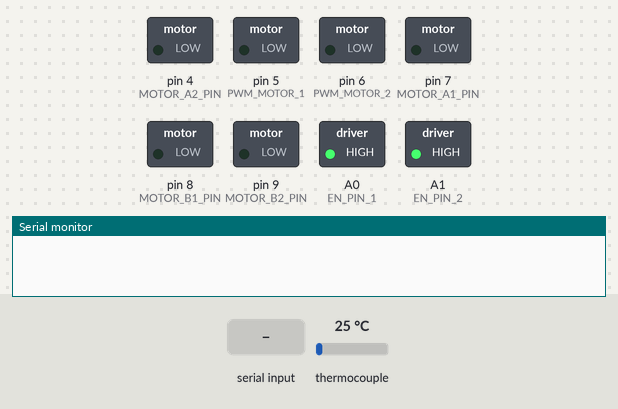
Simulated run of this sketch. Board: Arduino Uno, built with avr-gcc and run on an emulated ATmega328P. On the bench: switched loads named in the sketch (green lamp = pin HIGH), the last lines printed to the serial monitor. The inputs (shaded band) are chosen by the test bench; at power-on: thermocouple 25 °C.

Above: at 1.7 s.
1.8 s: "1\n" received over Serial
At 2.8 s:
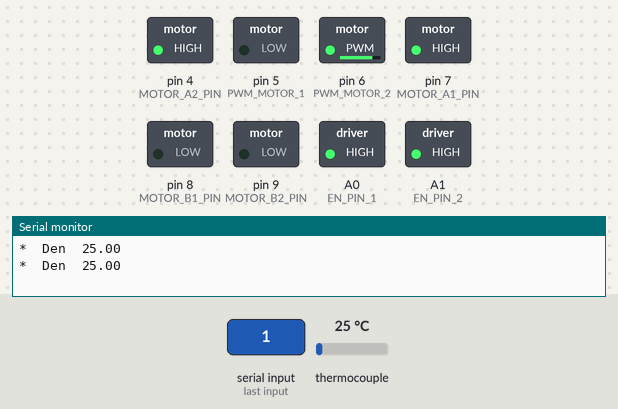
3.3 s: thermocouple set to 87 °C
4.8 s: thermocouple set to 93 °C
At 5.2 s:
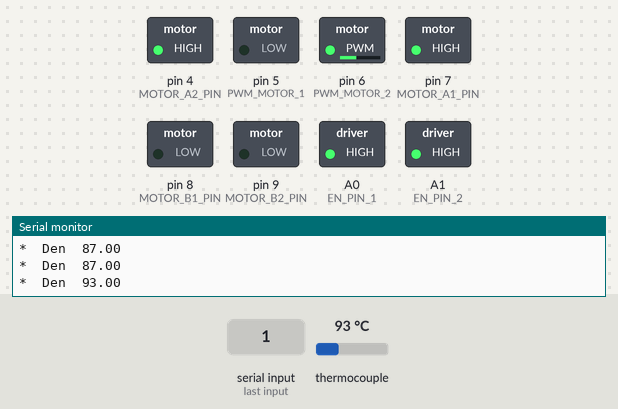
7.8 s: thermocouple set to 150 °C
At 9.0 s:
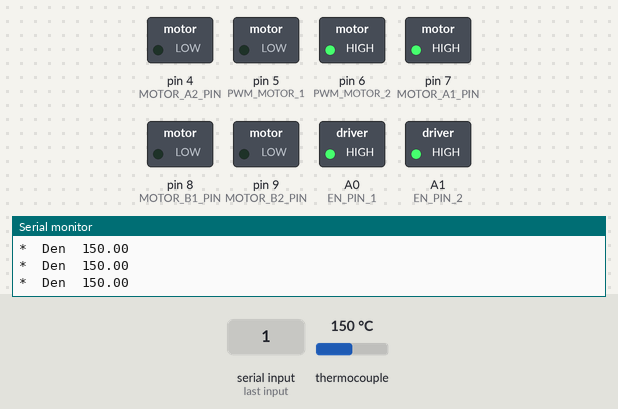
9.3 s: thermocouple set to 104 °C
10.8 s: thermocouple set to 100 °C
At 11.6 s:
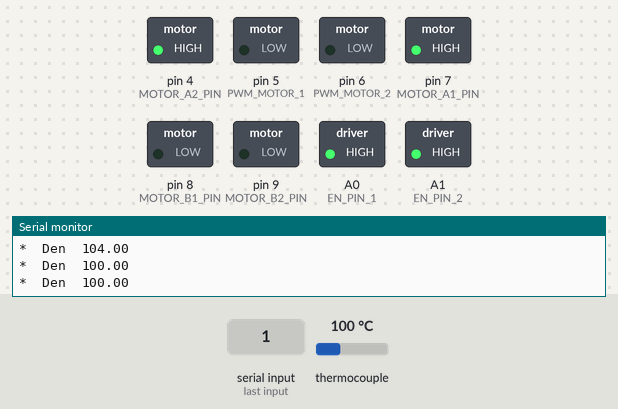
Timing chart, 0 to 42.4 s (numbered marks = the images above; inputs shaded):
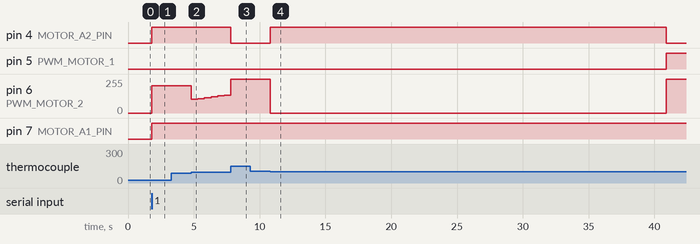

Measured:
- the behaviour switches between 92 and 93 °C on thermocouple (found by bisection; images 1 and 2)
- the behaviour switches between 101 and 100 °C on thermocouple (found by bisection; images 3 and 4)
- after the input at 1.8 s, pin 4 (MOTOR_A2_PIN), pin 7 (MOTOR_A1_PIN): LOW → HIGH at once; pin 6 (PWM_MOTOR_2): 0/255 → 204/255 at once
- after the input at 4.8 s, pin 6 (PWM_MOTOR_2): 204/255 → 102/255 at once, → 108/255 0.50 s later, → 115/255 0.50 s later, → 121/255 0.50 s later, … (6 changes in this stretch)
- after the input at 7.8 s, pin 4 (MOTOR_A2_PIN): HIGH → LOW at once
- after the input at 10.8 s, pin 4 (MOTOR_A2_PIN): LOW → HIGH at once, → LOW 30.1 s later; pin 5 (PWM_MOTOR_1): LOW → HIGH after 30.1 s; pin 6 (PWM_MOTOR_2): 255/255 → 0/255 at once, → 255/255 30.1 s later

The sketch:

Thermal_Cycling_Ali.ino
```cpp
//MOTOR_2 is thermoelectric element & MOTOR_1 is the fan

#include "max6675.h"

// for taking picture
#define SHUTTER_PIN A4
#define FOCUS_PIN A5
// to set cooling and heating mode
#define cool    1
#define heat    2
//MOTOR 2 (Peltier)---> these two variables determine the direction of heating and cooling in peltier (0 1 or 1 0)
#define MOTOR_A1_PIN 7
#define MOTOR_B1_PIN 8

//MOTOR 1 (Fan)---> these two variables determine the direction of rotation in fan (0 1 or 1 0)
#define MOTOR_A2_PIN 4
#define MOTOR_B2_PIN 9

// PWM for determining input power to motors
#define PWM_MOTOR_1 5
#define PWM_MOTOR_2 6

// to enable motor drivers  ??????????????????????????????????????????????????????????????????????
#define EN_PIN_1 A0
#define EN_PIN_2 A1

// nominating motors
#define MOTOR_1 0
#define MOTOR_2 1

// define stages (denaturation:1 annealing:2 extension:3)
#define denaturation   1
#define annealing      2
#define extension      3

int   N_cycle=40,            // number of total cycles
      stage=1;               // contains (denaturation=1 or annealing=2 or extension=3) to determine in which stage we are
short mode;                  // heat or cool modes (heat:2  &  cool:1)
float f=0.6;                // contains cooling or heating power coefficient
float f_cooling = 1;         // cooling power coefficient
float f_heating = 0.8;       // heating power coefficient
float temp_dena=95,
      temp_anneal=60,
      temp_exten=65,
      temp_read,             // read temperature from sensor

      timeholder,                 // time variable in each stage
      time_preden=000,         // desired time for predenaturation
      time_dena=30000,            // desired time for denaturation
      time_anneal=0,          // desired time for annealing
      time_exten=30000,           // desired time for extension
      time_postexten=0,      // desired time for post extension

      t_fluc=2.0,
      t_cntrl=2.0,

      integral_dena=0,            // integral of error in denaturation stage for PID
      diff_dena,                  // derivative of error in denaturation stage for PID

      integral_anneal=0,          // integral of error in annealing stage for PID
      diff_anneal,                // derivative of error in annealing stage for PID

      integral_exten=0,           // integral of error in extension stage for PID
      diff_exten,                 // derivative of error in extension stage for PID

      /*K_P0=27.94,                    // PID coefficients in denaturation
      K_I0=3.5,
      K_d0=0,*/

      K_P0=60,                    // PID coefficients in denaturation
      K_I0=4,
      K_d0=0,

      K_P1=50,                    // PID coefficients in annealing
      K_I1=1.5,
      K_d1=0,

      K_P2=25,                    // PID coefficients in extension
      K_I2=1.5,
      K_d2=0,

      error_0[2],                 // Error for PID in denaturation
      error_1[2],                 // Error for PID in annealing
      error_2[2],                 // Error for PID in extension

      lowerlimit=-5,              // temperature limits for control
      upperlimit=2,

      time_0,
      drive_0,                    // motor driver signal
      time_1,
      drive_1,
      time_2,
      drive_2;

int iter=1;           // cycle number

// for reading temperature from Max6675
int thermoDO = 12;
int thermoCS = 10;
int thermoCLK = 11;
MAX6675 ktc(thermoCLK, thermoCS, thermoDO);

//-----------------------------------------------------------------------------------------------------------------------------------------------
void setup() {
  pinMode(MOTOR_A1_PIN, OUTPUT);
  pinMode(MOTOR_B1_PIN, OUTPUT);

  pinMode(MOTOR_A2_PIN, OUTPUT);
  pinMode(MOTOR_B2_PIN, OUTPUT);

  pinMode(PWM_MOTOR_1, OUTPUT);
  pinMode(PWM_MOTOR_2, OUTPUT);

  pinMode(EN_PIN_1, OUTPUT);
  pinMode(EN_PIN_2, OUTPUT);

  pinMode(SHUTTER_PIN,INPUT);
  pinMode(FOCUS_PIN,INPUT);

  Serial.begin(9600);

  delay(500);
  digitalWrite(EN_PIN_1, HIGH);
  digitalWrite(EN_PIN_2, HIGH);

  error_0[0]=0;
  error_1[0]=0;
  error_2[0]=0;

  /*Serial.print("\t\t********Denaturation Temp: ");
  Serial.print(temp_dena);
  Serial.print("**********\n");
  Serial.print("\t\t********Annealing Temp: ");
  Serial.print(temp_anneal);
  Serial.print("**********\n");
  Serial.print("\t\t********Extension Temp: ");
  Serial.print(temp_exten);
  Serial.print("**********\n");*/

}
//-------------------------------------------------------------------------------------------------------------------------------------------------
void loop()
{
  while(Serial.available()==0){}
  if (iter<=N_cycle)
   {
      motorGo(MOTOR_1,heat,0);
      denaturation_fun();
     // stage=2;             // change stage to annealing
     // annealing_fun();
      motorGo(MOTOR_1,heat,f_cooling*255);
      stage=3;               // change stage to extension
      extension_fun();
      stage=1;               // change stage to denaturation for next cycle
    }
  /*else
    {
      Serial.print("All ");
      Serial.print(N_cycle);
      Serial.print(" have been done successfully!\n");
    }*/
}
//------------------------------------------------------------------------------------------------------------------------------------------------------------------
void denaturation_fun()
{
  error_0[0]=0;
  integral_dena=0;
  while (stage==denaturation)
  {
    if(iter==1) timeholder=time_preden+time_dena;
    else timeholder=time_dena;
    mode=heat;
    f = f_heating;
    temp_read=ktc.readCelsius();
    error_0[1]=temp_dena-temp_read;

    //Serial.print(millis());
    //if (iter>1) Serial.print("\tDen\t");
    //else Serial.print("\tpreDen\t");
    Serial.print("*\t");
    Serial.print("Den\t");
    Serial.print(temp_read);
    if (error_0[1]>upperlimit)            // heat with max power
      {
      integral_dena=0;
      diff_dena=0;
      drive_0=255;
      time_0=millis();

      }
    else if(error_0[1]<lowerlimit)        //Emergency Cooling (cooling with max power)
      {
        drive_0=255;
        mode=cool;
        f = f_cooling;
        time_0=millis();

      }
    else if (millis()-time_0<timeholder)
      {
        if(error_0[1]>t_fluc){time_0=millis();}
        integral_dena=integral_dena+error_0[1];
        diff_dena=error_0[1]-error_0[0];
        drive_0=K_P0*error_0[1]+K_I0*integral_dena+K_d0*diff_dena;

      }
    else
      {
        stage=2;
      }
    if (drive_0>255) {drive_0=255;}
    if (drive_0<0) {drive_0=0;}
    motorGo(MOTOR_2,mode,f*drive_0);
    //Serial.print("\t");
    //Serial.print(f*drive_0);
    //Serial.print("\t mode : ");
    //Serial.print(mode);
    //Serial.print("\tcycle : ");
    //Serial.print(iter);
    //Serial.print("\t*");
    Serial.print("\n");
    delay(500);
    error_0[0]=error_0[1];
   }
  drive_0=0;
}

//------------------------------------------------------------------------------------------------------------------------------------------------------------------
void annealing_fun()
{
//   motorGo(MOTOR_2, BRAKE,drive_0);
//   motorGo(MOTOR_1, cool,190);
//  Annealing
//   while (ctrl_1==1) {/*anneal1*/
//     mode=cool;
//     f = f_cooling;
//     //motorGo(MOTOR_1, heat,255);
//   temp_read=ktc.readCelsius();
//   error_1[1]=temp_read-temp_anneal;
//   Serial.print(millis());
//   Serial.print("\tAneal1\t");
//   Serial.print(temp_read);
//    if (error_1[1]>t_fluc){
//     drive_1=255;
//       motorGo(MOTOR_2, mode,f*drive_1);
//    } else {
//     ctrl_1=0;
//     drive_1=0;
//     motorGo(MOTOR_2, BRAKE,f*drive_1);
//     time_1=millis();
//    }
//     Serial.print("\t");
//        Serial.print(f*drive_1);
//        Serial.print("\t mode : ");
//        Serial.print(mode);
//        Serial.print("\t cycle : ");
//        Serial.print(iter);
//        Serial.print("\n");
//     delay(500);
//   }
//   ctrl_1=1;
//   while (ctrl_1==1) {/*aneal2*/
//     mode=heat;
//     f = f_heating;
//     //motorGo(MOTOR_1, BRAKE,0);
//   temp_read=ktc.readCelsius();
//   error_1[1]=temp_anneal-temp_read;
//   integral_anneal=integral_anneal+error_1[1];
//   diff_anneal=error_1[1]-error_1[0];
//    Serial.print(millis());
//   Serial.print("\tAneal2\t");
//   Serial.print(temp_read);
//    if (error_1[1]>t_cntrl){
//       integral_anneal=0;
//       diff_anneal=0;
//       drive_1=255;
//       time_1=millis();
//     } else if(error_1[1]<(-5)){ //Emergency Cooling
//         drive_1=255;
//         mode=cool;
//         f = f_cooling;
//       }
//       else if (millis()-time_1<time_anneal) {
//         if(error_1[1]>t_fluc){ //The timer starts when the temperature reaches temp_dena-t_fluc
//         time_1=millis();
//          }
//       drive_1=K_P1*error_1[1]+K_I1*integral_anneal+K_d1*diff_anneal;
//       } else {
//         ctrl_1=0;
//       }
//       if (drive_1>255) {
//         drive_1=255;
//       }
//       if (drive_1<0) {
//         drive_1=0;
//       }
//       motorGo(MOTOR_2, mode,f*drive_1);
//       Serial.print("\t");
//        Serial.print(f*drive_1);
//        Serial.print("\t mode : ");
//        Serial.print(mode);
//        Serial.print("\t cycle : ");
//        Serial.print(iter);
//        Serial.print("\n");
//       delay(500);
//       error_1[0]=error_1[1];
//    }
}

//------------------------------------------------------------------------------------------------------------------------------------------------------------------
void extension_fun()
{
  error_2[0]=0;
  integral_exten=0;
  while (stage==3)
  {

    if(iter==N_cycle) timeholder=time_postexten+time_exten;
    else timeholder=time_exten;
    mode=heat;
    f = f_heating;
    temp_read=ktc.readCelsius();
    error_2[1]=temp_exten-temp_read;

    //Serial.print(millis());
    //if (iter<N_cycle) Serial.print("\tExt\t");
    //else Serial.print("\tpostExt\t");
    Serial.print("*\t");
    Serial.print("Extension\t");
    Serial.print(temp_read);
    if (error_2[1]>upperlimit)    // heat with max power
     {
        integral_exten=0;
        diff_exten=0;
        drive_2=255;
        time_2=millis();
     }
    else if(error_2[1]<lowerlimit)      //Emergency Cooling
     {
        drive_2=255;
        mode=cool;
        f = f_cooling;
        time_2=millis();
     }
    else if (millis()-time_2<timeholder)
     {
        integral_exten=integral_exten+error_2[1];
        diff_exten=error_2[1]-error_2[0];
        if(error_2[1]>t_fluc){time_2=millis();}
        drive_2=K_P2*error_2[1]+K_I2*integral_exten+K_d2*diff_exten;
     }
    else
     {
        stage=1;
        //captureImage();
     }
      if (drive_2>255) {drive_2=255;}
      if (drive_2<0) {drive_2=0;}
      motorGo(MOTOR_2, mode,f*drive_2);
      //Serial.print("\t");
      //Serial.print(f*drive_2);
      //Serial.print("\tmode : ");
      //Serial.print(mode);
      //Serial.print("\tcycle : ");
      //Serial.print(iter);
      //if (stage==extension) Serial.print("\t*");
      //else Serial.print("\t#");
      Serial.print("\n");
      delay(500);
      error_2[0]=error_2[1];
   }

    drive_2=0;
    captureImage();
    iter=iter+1;
}

//------------------------------------------------------------------------------------------------------------------------------------------------------------------
void motorGo(uint8_t motor, uint8_t direct, uint8_t pwm)         //Function that controls the variables: motor(0 or 1), direction (cw or ccw) , pwm (0 to 255);
{
  if(motor == MOTOR_1)
  {
    if(direct == cool)
    {
      digitalWrite(MOTOR_A1_PIN, LOW);
      digitalWrite(MOTOR_B1_PIN, HIGH);
    }
    else if(direct == heat)
    {
      digitalWrite(MOTOR_A1_PIN, HIGH);
      digitalWrite(MOTOR_B1_PIN, LOW);
    }
    else
    {
      digitalWrite(MOTOR_A1_PIN, LOW);
      digitalWrite(MOTOR_B1_PIN, LOW);
    }

    analogWrite(PWM_MOTOR_1, pwm);
  }
  else if(motor == MOTOR_2)
  {
    if(direct == cool)
    {
      digitalWrite(MOTOR_A2_PIN, LOW);
      digitalWrite(MOTOR_B2_PIN, LOW);
    }
    else if(direct == heat)
    {
      digitalWrite(MOTOR_A2_PIN, HIGH);
      digitalWrite(MOTOR_B2_PIN, LOW);
    }
    else
    {
      digitalWrite(MOTOR_A2_PIN, LOW);
      digitalWrite(MOTOR_B2_PIN, LOW);
    }

    analogWrite(PWM_MOTOR_2, pwm);
  }
}
void captureImage()
{
  Serial.print("#\t");
  Serial.print("TRIGGER\t");
  Serial.println(temp_exten);
  //Serial.print("\nFocus -- ");
  pinMode(FOCUS_PIN,OUTPUT);
  digitalWrite(FOCUS_PIN,0);
  delay(6000);
  pinMode(FOCUS_PIN,INPUT);
  //Serial.print("done\n");
  ////
  //Serial.print("Shutter -- ");
  pinMode(SHUTTER_PIN,OUTPUT);
  digitalWrite(SHUTTER_PIN,0);
//  delay(5000);
  pinMode(SHUTTER_PIN,INPUT);
  //Serial.print("done\n");
}
```
